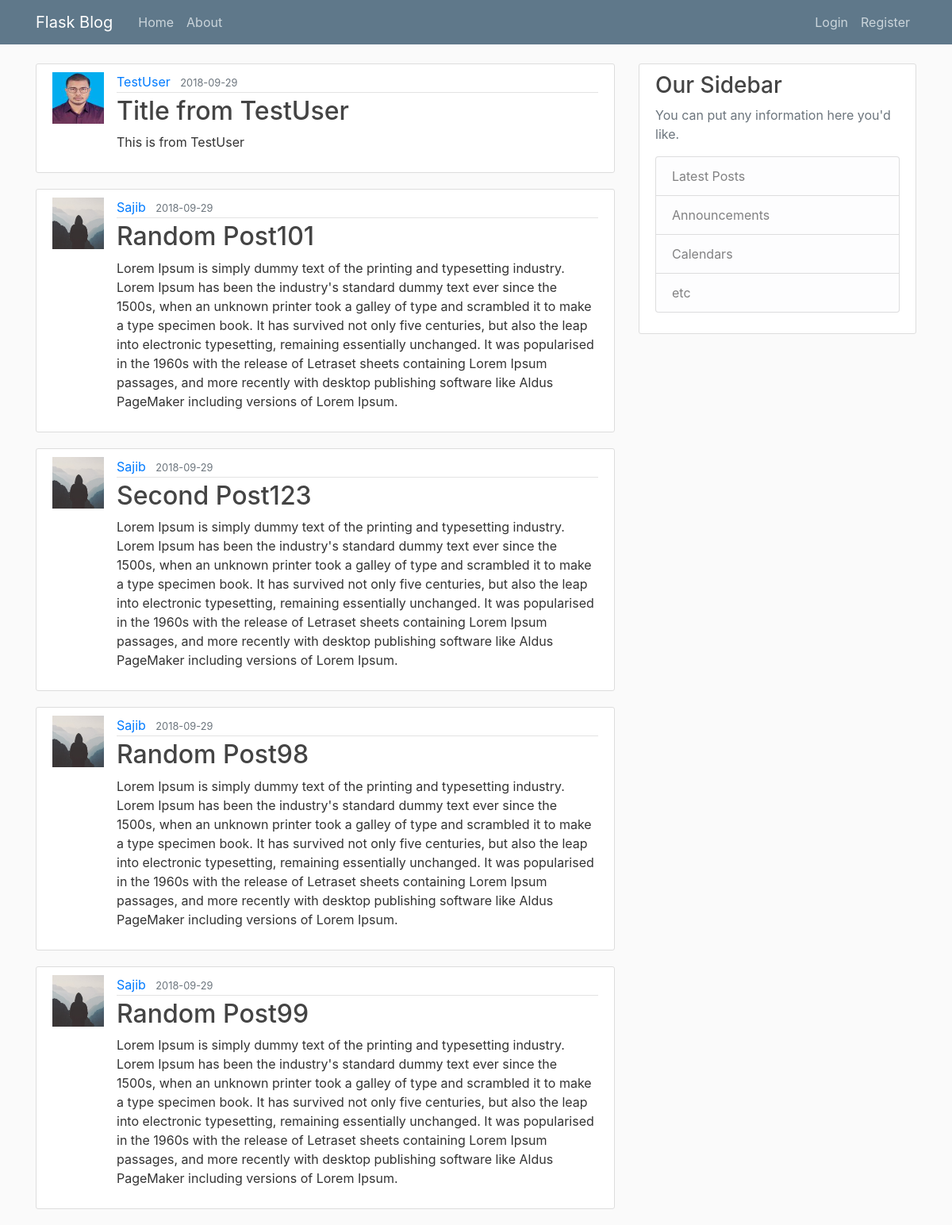
The page /home on the database its author committed.
### Demoapp/models.py (models this page shows, shortened)
class Post(db.Model):
    id = db.Column(db.Integer,primary_key=True)
    title = db.Column(db.String(100),nullable=False)
    date_posted = db.Column(db.DateTime,nullable=False,default=datetime.utcnow)
    content = db.Column(db.Text,nullable=False)
    user_id = db.Column(db.Integer,db.ForeignKey('user.id'),nullable=False)

class User(db.Model,UserMixin):
    id = db.Column(db.Integer,primary_key=True)
    username = db.Column(db.String(20),unique=True,nullable=False)
    email = db.Column(db.String(120),unique=True,nullable=False)
    image_file = db.Column(db.String(20),nullable=False,default='default.jpg')
    password = db.Column(db.String(60),nullable=False)
    post = db.relationship('Post',backref='author',lazy=True)

### Demoapp/routes.py (the view)
@app.route('/')
@app.route('/home')
def home():
    page = request.args.get('page',1,type=int)
    posts = Post.query.order_by(Post.date_posted.desc()).paginate(page=page,per_page=5)
    return render_template('home.html',posts=posts)

### Demoapp/templates/home.html
{% extends "base.html" %}
{% block content %}
  {% if posts %}
    {% for post in posts %}
      <article class="media content-section">
        <img class="img-rounded article-img" src="{{ url_for('static',filename="profile_pics/" + post.author.image_file) }}" />
        <div class="media-body">
            <div class="article-metadata">
              <a class="mr-2" href="#">{{ post.author.username }}</a>
              <small class="text-muted">{{ post.date_posted.strftime('%Y-%m-%d') }}</small>
            </div>
            <h2><a class="article-title" href="{{url_for('detail_post',post_id=post.id)}}">{{ post.title }}</a></h2>
            <p class="article-content">{{ post.content }}</p>
        </div>
      </article>
    {% endfor %}
  {% endif %}
{% endblock %}

### Demoapp/templates/base.html (shortened to what this page needs)
<!DOCTYPE html>
<html lang="en" dir="ltr">
  <head>
    <link rel="stylesheet" href="https://stackpath.bootstrapcdn.com/bootstrap/4.1.3/css/bootstrap.min.css">
    <link rel="stylesheet" type="text/css" href="{{ url_for('static',filename='main.css') }}" />
  </head>
  <body>
    {% include 'snippets/navbar.html' %}
    <main role="main" class="container">
      <div class="row">
        <div class="col-md-8">
          {% block content %}{% endblock %}
        </div>
        <div class="col-md-4">
          <div class="content-section">
            <h3>Our Sidebar</h3>
            <p class='text-muted'>You can put any information here you'd like.
              <ul class="list-group">
                <li class="list-group-item list-group-item-light">Latest Posts</li>
                <li class="list-group-item list-group-item-light">Announcements</li>
                <li class="list-group-item list-group-item-light">Calendars</li>
                <li class="list-group-item list-group-item-light">etc</li>
              </ul>
            </p>
          </div>
        </div>
      </div>
   </main>
  </body>
</html>

### Demoapp/templates/snippets/navbar.html (shortened to what this page needs)
<header class="site-header">
  <nav class="navbar navbar-expand-md navbar-dark bg-steel fixed-top">
    <div class="container">
      <a class="navbar-brand mr-4" href="/">Flask Blog</a>
      <div class="collapse navbar-collapse" id="navbarToggle">
        <div class="navbar-nav mr-auto">
          <a class="nav-item nav-link" href="{{url_for('home')}}">Home</a>
          <a class="nav-item nav-link" href="{{url_for('about')}}">About</a>
        </div>
        <div class="navbar-nav">
          {% if current_user.is_authenticated %}
            <a class="nav-item nav-link" href="{{url_for('new_post')}}">New Post</a>
            <a class="nav-item nav-link" href="{{url_for('account')}}">Account</a>
            <a class="nav-item nav-link" href="{{url_for('logout')}}">Logut</a>
          {% else %}
            <a class="nav-item nav-link" href="{{url_for('login')}}">Login</a>
            <a class="nav-item nav-link" href="{{url_for('register')}}">Register</a>
          {% endif %}
        </div>
      </div>
    </div>
  </nav>
</header>

### Demoapp/static/main.css (style rules this page uses)
body { background: #fafafa; color: #333333; margin-top: 5rem; }
h1, h2, h3, h4, h5, h6 { color: #444444; }
.bg-steel { background-color: #5f788a; }
.site-header .navbar-nav .nav-link { color: #cbd5db; }
.content-section { background: #ffffff; padding: 10px 20px; border: 1px solid #dddddd; border-radius: 3px; margin-bottom: 20px; }
.article-title { color: #444444; }
.article-content { white-space: pre-line; }
.article-img { height: 65px; width: 65px; margin-right: 16px; }
.article-metadata { padding-bottom: 1px; margin-bottom: 4px; border-bottom: 1px solid #e3e3e3 }

### rows shown on the page
Post: image_file (picture), author.username "TestUser", date_posted "2018-09-29", title "Title from TestUser", content "This is from TestUser"
Post: image_file (placeholder picture), author.username "Sajib", date_posted "2018-09-29", title "Random Post101", content "Lorem Ipsum is simply dummy text of the printing and typesetting industry. Lorem Ipsum has been the industry's standard dummy text ever since the 1500s, when an unknown printer took a galley of type and scrambled it to make a type specimen book. It has survived not only five centuries, but also the leap into electronic typesetting, remaining essentially unchanged. It was popularised in the 1960s with the release of Letraset sheets containing Lorem Ipsum passages, and more recently with desktop publishing software like Aldus PageMaker including versions of Lorem Ipsum."
Post: image_file (placeholder picture), author.username "Sajib", date_posted "2018-09-29", title "Second Post123", content "Lorem Ipsum is simply dummy text of the printing and typesetting industry. Lorem Ipsum has been the industry's standard dummy text ever since the 1500s, when an unknown printer took a galley of type and scrambled it to make a type specimen book. It has survived not only five centuries, but also the leap into electronic typesetting, remaining essentially unchanged. It was popularised in the 1960s with the release of Letraset sheets containing Lorem Ipsum passages, and more recently with desktop publishing software like Aldus PageMaker including versions of Lorem Ipsum."
Post: image_file (placeholder picture), author.username "Sajib", date_posted "2018-09-29", title "Random Post98", content "Lorem Ipsum is simply dummy text of the printing and typesetting industry. Lorem Ipsum has been the industry's standard dummy text ever since the 1500s, when an unknown printer took a galley of type and scrambled it to make a type specimen book. It has survived not only five centuries, but also the leap into electronic typesetting, remaining essentially unchanged. It was popularised in the 1960s with the release of Letraset sheets containing Lorem Ipsum passages, and more recently with desktop publishing software like Aldus PageMaker including versions of Lorem Ipsum."
Post: image_file (placeholder picture), author.username "Sajib", date_posted "2018-09-29", title "Random Post99", content "Lorem Ipsum is simply dummy text of the printing and typesetting industry. Lorem Ipsum has been the industry's standard dummy text ever since the 1500s, when an unknown printer took a galley of type and scrambled it to make a type specimen book. It has survived not only five centuries, but also the leap into electronic typesetting, remaining essentially unchanged. It was popularised in the 1960s with the release of Letraset sheets containing Lorem Ipsum passages, and more recently with desktop publishing software like Aldus PageMaker including versions of Lorem Ipsum."
